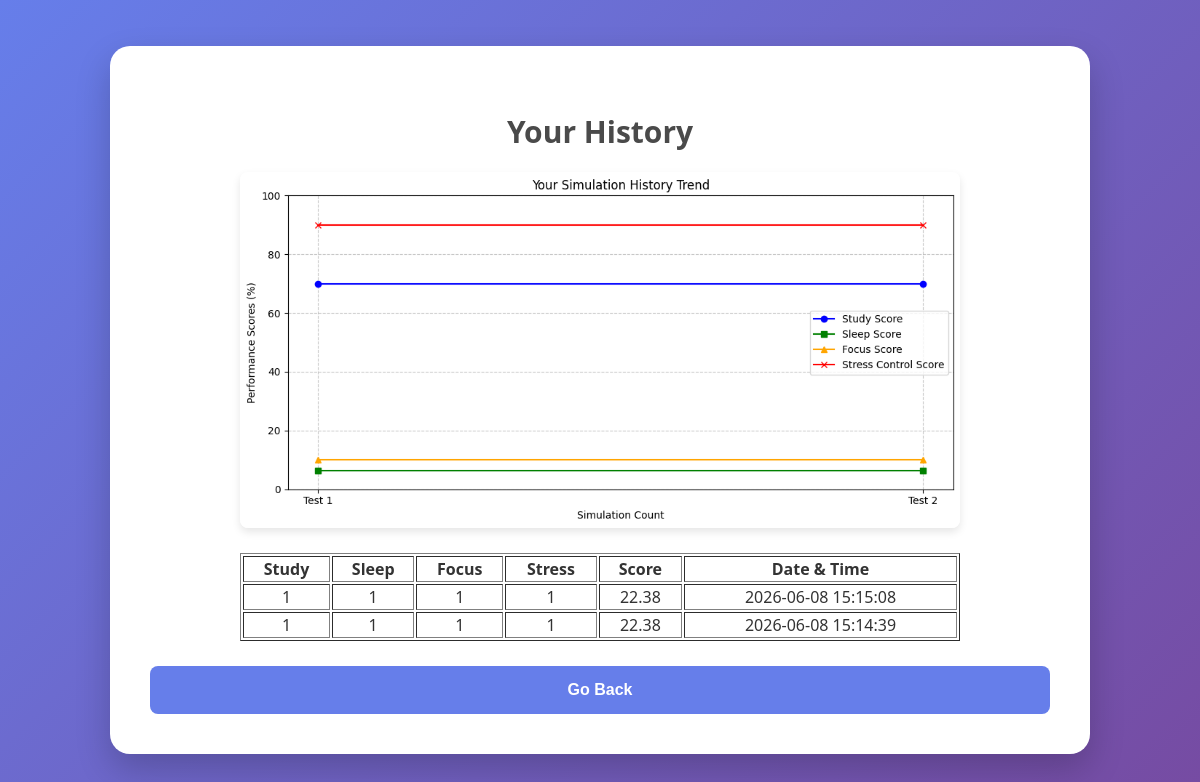
Screenshot of /history (signed in) with the database file from the repository.
### tables this page shows
CREATE TABLE history (
            id INTEGER PRIMARY KEY AUTOINCREMENT,
            username TEXT,
            study INTEGER,
            sleep INTEGER,
            focus INTEGER,
            stress INTEGER,
            score REAL,
            timestamp_utc TEXT
        );

### main.py (the view)
@app.route('/history')
def history():
    if 'user' not in session:
        return redirect('/login')
    conn = get_db()
    conn.row_factory = sqlite3.Row
    c = conn.cursor()
    try:
        c.execute('SELECT timezone FROM users WHERE username=?',(session['user'],))
        user = c.fetchone()
        user_timezone = get_user_timezone(session['user'])
        c.execute("""
            SELECT study, sleep, focus, stress, score, timestamp_utc
            FROM history WHERE username=?
            ORDER BY timestamp_utc DESC
        """, (session['user'],))
        data = c.fetchall()
    finally:
        conn.close()
    history_records = []
    history_data = []
    for record in data:
        utc_dt = datetime.strptime(record['timestamp_utc'], "%Y-%m-%d %H:%M:%S")
        utc_dt = utc_dt.replace(tzinfo = timezone.utc)
        local_dt = utc_dt.astimezone(ZoneInfo(user_timezone))
        history_records.append({
            'study_hours': record[0],
            'sleep_hours': record[1],
            'focus_level': record[2],
            'stress_level': record[3],
        })
        history_data.append({
            'study' : record['study'],
            'sleep' : record['sleep'],
            'focus' : record['focus'],
            'stress' : record['stress'],
            'score' : record['score'],
            'timestamp' : local_dt.strftime("%Y-%m-%d %H:%M:%S")
        })
    trend_chart_url = create_history_trend_chart(history_records)
    return render_template('history.html', data = history_data, trend_chart_url = trend_chart_url)

### main.py (called while the page is built)
def get_db():
    return sqlite3.connect("users.db", timeout = 5)

def get_user_timezone(username):
    conn = get_db()
    conn.row_factory = sqlite3.Row
    c = conn.cursor()
    try:
        c.execute("Select timezone FROM users WHERE username=?", (username,))
        user = c.fetchone()
        if not user:
            return "UTC"
        timezone_setting = user["timezone"]
        if timezone_setting == "AUTO":
            device_tz = session.get("device_timezone", "UTC")
            return device_tz
        return timezone_setting
    finally:
        conn.close()

### simulation.py (called while the page is built)
def study_score(study_hours):
    ideal = 4
    return max(0, 1 - abs(study_hours - ideal) / 10)

def sleep_score(sleep_hours):
    ideal = 8
    return max(0, 1 - abs(sleep_hours - ideal) / 8)

def focus_score(focus_level):
    if focus_level > 10:
        return 0
    return max(0, focus_level / 10)

def stress_score(stress_level):
    if stress_level > 10:
        return 0
    return max(0, 1 - (stress_level / 10))

def study_penalty(study_hours):
    if study_hours == 0:
        return 0
    return 1

def sleep_penalty(sleep_hours):
    if sleep_hours < 4 or sleep_hours > 12:
        return 0.5
    return 1

def s_study(study):
    return study_score(study) * study_penalty(study) * 100

def s_sleep(sleep):
    return sleep_score(sleep) * sleep_penalty(sleep) * 100

def s_focus(focus):
    return focus_score(focus) * 100

def s_stress(stress):
    return stress_score(stress) * 100

### templates/history.html (shortened to what this page needs)
<!DOCTYPE html>
<html>
    <head>
    </head>
    <body>
        <div class = "container">
            <h2>Your History</h2>
            {% if trend_chart_url %}
                <div style="margin: 20px 0;">
                    <img alt="History Trend Chart" style="max-width: 80%; height: auto; border-radius: 8px; box-shadow: 0 4px 8px rgba(0,0,0,0.1);">
                </div>
            {% endif %}
            <table border="1" style="margin: 0 auto; width: 80%;">
                <tr>
                    <th>Study</th>
                    <th>Sleep</th>
                    <th>Focus</th>
                    <th>Stress</th>
                    <th>Score</th>
                    <th>Date & Time</th>
                </tr>
                {% for record in data %}
                <tr>
                    <td>{{ record.study }}</td>
                    <td>{{ record.sleep }}</td>
                    <td>{{ record.focus }}</td>
                    <td>{{ record.stress }}</td>
                    <td>{{ record.score }}</td>
                    <td>{{ record.timestamp }}</td>
                </tr>
                {% endfor %}
            </table>
            <nav>
                <a href = "/">
                    <button>Go Back</button>
                </a>
            </nav>
        </div>
    </body>
</html>

### templates/history.html (style rules this page uses)
body { font-family: 'Segoe UI', Tahoma, Geneva, Verdana, sans-serif; background: linear-gradient(135deg, #667eea 0%, #764ba2 100%); display: flex; justify-content: center; align-items: center; min-height: 100vh; margin: 0; color: #333; }
.container { background: white; padding: 40px; border-radius: 20px; box-shadow: 0 15px 35px rgba(0,0,0,0.2); width: 100%; max-width: 900px; text-align: center; }
h2 { color: #4a4a4a; font-size: 30px; text-align: center; margin-bottom: 10px; }
button { width: 100%; padding: 15px; background-color: #667eea; color: white; border: none; border-radius: 8px; cursor: pointer; font-size: 16px; font-weight: bold; margin-top: 25px; transition: 0.3s; }

### rows the page displays
history: study "1", sleep "1", focus "1", stress "1", score "22.38", timestamp "2026-06-08 15:15:08"
history: study "1", sleep "1", focus "1", stress "1", score "22.38", timestamp "2026-06-08 15:14:39"
